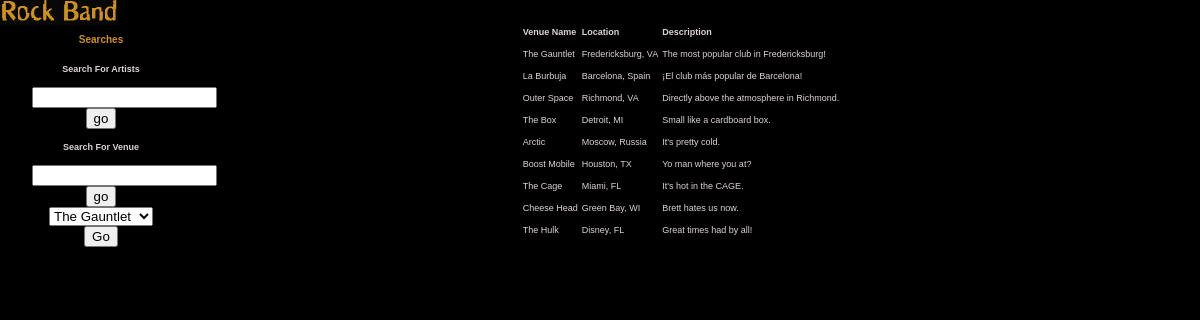
The app's page /searchVenue.php with its own data.
### tables this page shows
CREATE TABLE venue (
	venue_id INT NOT NULL AUTO_INCREMENT,
	PRIMARY KEY(venue_id),
	venue VARCHAR(30) NOT NULL,
	location VARCHAR(30) NOT NULL,
	description BLOB NOT NULL,
	picture_file VARCHAR(75)
);

### searchVenue.php (the view, shortened to what this page needs)
<!DOCTYPE html PUBLIC "-//W3C//DTD XHTML 1.0 Transitional//EN"
  "http://www.w3.org/TR/xhtml1/DTD/xhtml1-transitional.dtd">
<html xmlns="http://www.w3.org/1999/xhtml" xml:lang="en" lang="en">
<head>
  <link rel="stylesheet" type="text/css" href="style.css" />
</head>
<body>
<div id="wrap">
	<?php
	if(session_is_registered("username")){
	echo"<ul id=\"nav\">
		<li><a href=\"mainPage.php\">home</a></li>
		<li><a href=\"addBand.php\">add band</a></li>
		<li><a href=\"addVenue.php\">add venue</a></li>
		<li><a href=\"addEvent.php\">add event</a></li>
		<li><a href=\"logout.php\">logout</a></li>
	</ul>
	";}
	else{
	echo "
	<h1><a href=\"index.php\"><img src=\"images/logo.gif\" width=\"118\" height=\"25\" alt=\"Rock Band\" /></a></h1>";
	}
	?>
				<div id="sidebar">
				<?php
				$search = $_POST['searchbox'];
				$find = "LIKE '%$search%'";
				if($search=="")
				{
				$query = "SELECT * FROM venue";
				}
				else
				{
				$query = "SELECT * FROM venue WHERE venue $find OR description $find OR location $find;";
				}
				?>
					<div class="content">
						<h2>Searches</h2>
						<p><b>Search For Artists</b></p>
						<form method="post" action="searchName.php">
						<input type="text" id="searchbox" name="searchbox" />
						<input type="submit" value="go" name="submit" />
						</form>
						<p><b>Search For Venue</b></p>
						<form method="post" action="searchVenue.php">
						<input type="text" id="searchbox" name="searchbox" />
						<input type="submit" value="go" name="submit" />
						</form>
						<?php
						if(session_is_registered("username")){
						echo "
						<form method=\"post\" action=\"editVenue.php\">";
						}else{
						echo "
						<form method=\"post\" action=\"viewVenuePage.php\">";
						 }
						 ?>
						<select name="editVenue" width="2">";
							<?php
							include "db_connect.php";
							$result = mysqli_query($db, $query);
							while($row = mysqli_fetch_array($result))
							{
							$name = $row['venue'];
							echo "<option>$name</option>\n";
							}
							echo"
							</select>
							<input type=\"submit\" value=\"Go\" name=\"submit2\" />
							<br />
							</form>";?>
					</div>
					</div>
	<div id="main">
<?php
	echo "<table ALIGN='center' id=\"hor-minimalist-b\">\n<tr><th>Venue Name</th><th>Location</th><th>Description</th></tr>\n\n";
  $result = mysqli_query($db, $query);
   while($row = mysqli_fetch_array($result)) {
  	$name = $row['venue'];
  	$location= $row['location'];
	$description = $row['description'];
  	echo "<tr><td  >$name</td><td>$location</td><td>$description</td></tr>\n";
  }
 echo "</table>\n";
?>
	</div>

### style.css (style rules this page uses)
body { font-family: tahoma, helvetica, arial, sans-serif; font-size: 9px; text-align: center; background: #000; color: #ddd4d4; padding-top: 12px; line-height: 2; }
td, th { font-size: 9px; text-align: left; line-height: 2; }
h1, h2, h3, #nav, #nav li { margin: 0; padding: 0; }
#sidebar { float: left; width: 162px; }
#sidebar .content { padding-left: 24px; }
h1 { position: absolute; left: 0; top: 0; }
h2 { font-size: 10px; color: #cf9118; margin: 1em 0; }
p { margin: 1em 0; }
img { border: 0; }
a { color: #f0b33c; font-weight: bold; text-decoration: none; }

### records on screen
venue: venue "The Gauntlet", location "Fredericksburg, VA", description "The most popular club in Fredericksburg!"
venue: venue "La Burbuja", location "Barcelona, Spain", description "¡El club más popular de Barcelona!"
venue: venue "Outer Space", location "Richmond, VA", description "Directly above the atmosphere in Richmond."
venue: venue "The Box", location "Detroit, MI", description "Small like a cardboard box."
venue: venue "Arctic", location "Moscow, Russia", description "It's pretty cold."
venue: venue "Boost Mobile", location "Houston, TX", description "Yo man where you at?"
venue: venue "The Cage", location "Miami, FL", description "It's hot in the CAGE."
venue: venue "Cheese Head", location "Green Bay, WI", description "Brett hates us now."
venue: venue "The Hulk", location "Disney, FL", description "Great times had by all!"

### other values on screen
form field editVenue "The Gauntlet"
